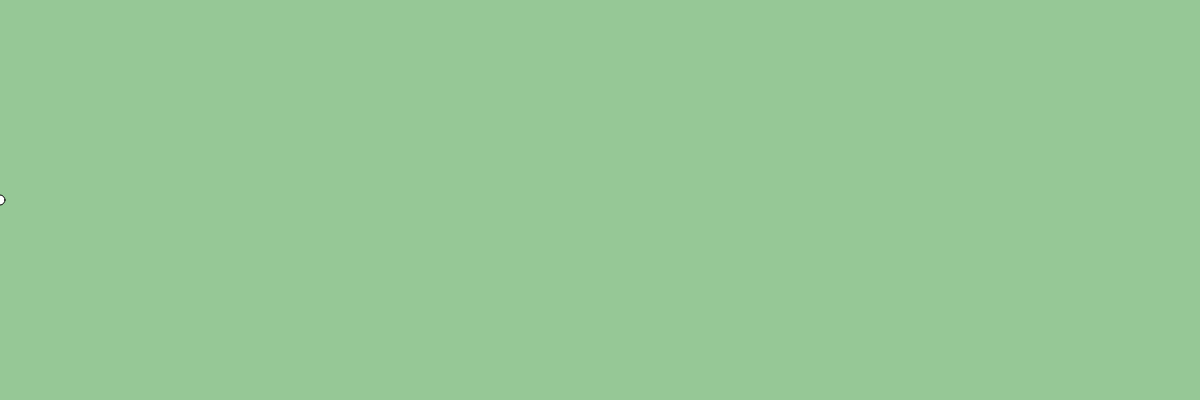
Frame 1 (no input)
Frame 60 (no input): identical to frame 1, image omitted
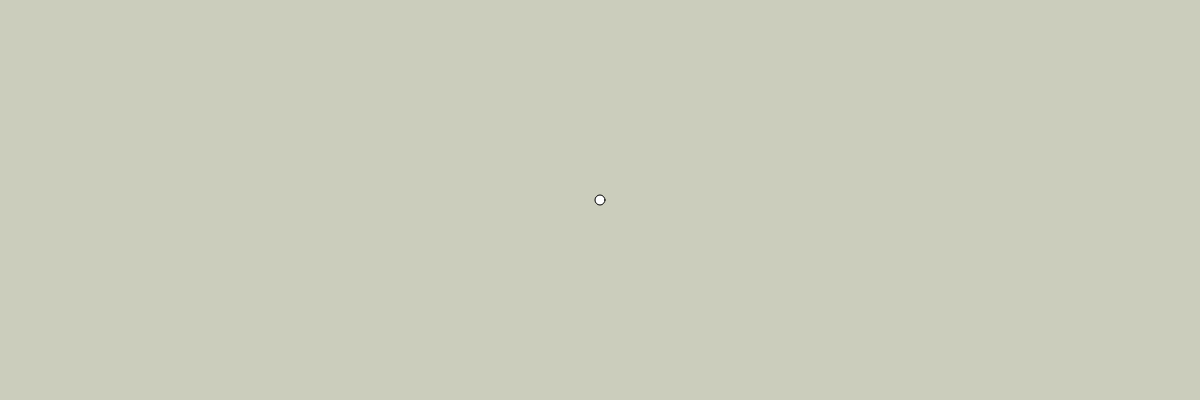
Frame 120 (the mouse pressed at the canvas centre since frame 60)

The p5.js sketch that drew these frames (run headless with seeded random() and noise() and a simulated clock; from frame 60 on, the mouse is pressed at the canvas centre):

// p5.js sketch
// ── sketch.js

var r = 0;
var g = 50;
var b=255;

// INITIALIZE ALL YOUR VARIABLES
// Ideally you would create 3 variables. red blue green or r, g, b




function setup(){

  createCanvas(1200,400);
}


function draw(){
r = map(mouseX,0,1200,150,255)
g = map(mouseX,0,1200,200,210)
b = map(mouseX,0,1200,150,225)

background(r,g,b)

ellipse(mouseX,200,10,10)
  // change the value of Red based on the mouse movement about the X axis
  // change the value of Green based on the mouse movement about the X axis
  // change the value of Blue based on the mouse movement about the X axis

  // Use the map() function to do so. 

  // Pass the values to the background() function you have learnt previously.

  // Create an ellipse that will move around with you mouse about the X axis.
  // Remember to fill the canvas with white paint before creating the ellipse.
}
